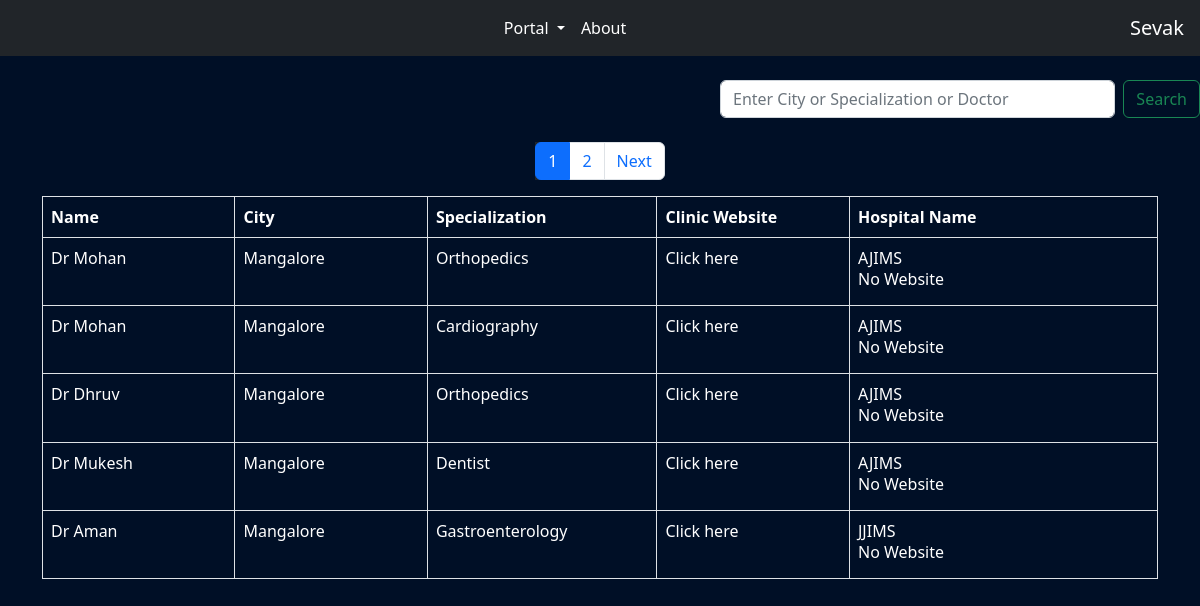
The app's page /patients/ with its own data.
### hck/models.py (models this page shows, shortened)
class Doctor(models.Model):
       SOME_CHOICES = (
  ("SELECT","SELECT"),
    ( "Gastroenterology","Gastroenterology(Discomfort in stomach,Digestive Disorders)"),
    ("Cardiography","Cardiography(Chest Pain)"),
    ("Radiology","Radiology(X-Ray)"),
    ("Orthopedics","Orthopedics(Injury,Fracture)"),
    ("Ophtalmology","Ophtalmology(Problem in Eyes)"),
    ("Psychiatry","Psychiatry(Depression,Mental Health)"),
    ("Dermatology","Dermatology(Skin Problem)"),
    ("Otolaryngologist","Otolaryngologist(Ear,Nose or Throat Issues)"),
    ("Nephrology","Nephrology(Kidney Disease)"),
    ("Dentist","Dentist(ToothCheck)"),
)
       hospital = models.ForeignKey(Hospital,on_delete=models.CASCADE)
       specialization=models.CharField(max_length=200,choices=SOME_CHOICES,default="--")
       name=models.CharField(max_length=100)
       clinic_website=models.URLField(null=True,blank=False)
       @property
       def city(self):
         return self.hospital.city

class Hospital(models.Model):
    user=models.ForeignKey(User,on_delete=models.CASCADE)
    date_established = models.DateField(null=True,blank=False)
    city = models.CharField(max_length=100,null=True,blank=False)
    pincode = models.CharField(max_length=6,null=True,blank=False)
    address=models.CharField(max_length=200,null=True,blank=False)
    website=models.URLField(null=True,blank=False)
    email=models.EmailField(null=True,blank=False)

### hck/views.py (the view)
# urls.py: path('patients/',patients,name='patients'),
def patients(request):
    if 'q' in request.GET:
        q = request.GET['q']
        table = Doctor.objects.filter(Q(name__icontains=q) | Q(specialization__icontains=q) | Q(hospital__city__icontains=q) )
    else:
        table = Doctor.objects.all()
    paginator = Paginator(table, 5)
    page_number = request.GET.get('page')
    page_obj = paginator.get_page(page_number)
    if request.method=="POST":
     form=PatientForm(request.POST)
     if form.is_valid():
        city=request.POST['city']
        symptoms=request.POST['symptoms']
        form.save(commit=False)
        user_data = Patient.objects.create(city=city,symptoms=symptoms)
        user_data.save()
        return render(request, 'hck/patient/patients.html',{"table":table,"page_obj":page_obj})
    else:
         form=PatientForm()
    return render(request,'hck/patient/patients.html',{"form":form,"table":table,"page_obj":page_obj})

### hck/forms.py
class PatientForm(forms.ModelForm):
    class Meta:
        model=Patient
        fields=["city","symptoms"]

### hck/templates/hck/patient/patients.html (shortened to what this page needs)
{% extends 'hck/hospital/hospitals.html' %}
{% block content %}
{% load crispy_forms_tags %}
<nav class="navbar navbar-dark navbar-expand-lg bg-dark">
  <div class="collapse navbar-collapse justify-content-left" id="navbarTogglerDemo03">
    <ul class="navbar-nav mx-auto">
      <li class="nav-item dropdown">
        <a class="nav-link dropdown-toggle active" href="#" role="button" data-bs-toggle="dropdown" aria-expanded="false">
          Portal
        </a>
      </li>
      <li class="nav-item">
        <a class="nav-link active" href="/about">About</a>
      </li>
    </ul>
    <a class="navbar-brand" href="/" style="font:verdana">Sevak</a>
  </div>
</nav>
<form class="d-flex"  role="search">
  <input class="form-control me-2" type="search" name='q' placeholder="Enter City or Specialization or Doctor" aria-label="Search">
  <button class="btn btn-outline-success" type="submit" >Search</button>
</form>
  <div class="container-sm" >
    <br>
<div class="pagination justify-content-center ">
  <ul class="pagination ">
    {% for num in page_obj.paginator.page_range %}
    {% if page_obj.number == num %}
    <li class="page-item active bg-dark">
      <a class="page-link" href="?page={{ num }}">{{ num }}</a>
    </li>
    {% else %}
    <li class="page-item">
      <a class="page-link" href="?page={{ num }}">{{ num }}</a>
    </li>
    {% endif %}
    {% endfor %}
    {% if page_obj.has_next %}
    <li class="page-item">
      <a class="page-link" href="?page={{ page_obj.next_page_number }}">Next</a>
    </li>
    {% endif %}
  </ul>
</div>
      <div class="table-responsive">
        <table class="table table-bordered table-fixed">
          <thead>
            <tr>
                <th style="width:10%;color:white">Name</th>
            <th style="width:10%;color:white">City</th>
            <th style="width:10%;color:white">Specialization</th>
            <th style="width:10%;color:white">Clinic Website</th>
            <th style="width:16%;color:white">Hospital Name</th>
            </tr>
          </thead>
          {% for task in page_obj %}
          <tbody>
              <tr>
                <td style="width:10%; color:white;">{{task.name}}</td>
                <td style="width:10%; color:white;">{{task.city}}</td>
                <td style="width:10%;color:white;">{{task.specialization}}</td>
                <td style="width:10%;">
                  {% if task.clinic_website is None %}
                <h6>No Website</h6> {% else %}
                  <a href='{{task.clinic_website}}' style="color:white;text-decoration:none">Click here</a></td>
                <td style="width:16%;color:white;">{{task.hospital.user|upper}}
                  {% endif %}
                  {% if task.website is None %}
                <h6>No Website</h6>
                {% else %}
                <a href='{{task.website}}' style="color:white;text-decoration:none">CLICK HERE</a></td>
                  {% endif %}
              </tr>
          </tbody>
          {% empty %}
          <h6>No items in list</h6>
      </table>
  </div>
          {% endfor %}
</div>
</div>
{% endblock content %}

### hck/templates/hck/hospital/hospitals.html (style rules this page uses)
body { background-color: #000f26; }
.form-control:not(:placeholder-shown) { border-color: #80bdff; box-shadow: 0 0 0 0.2rem rgba(0, 123, 255, 0.25); }

### hck/templates/hck/patient/patients.html (style rules this page uses)
.d-flex { display: flex; width: 100%; padding-top: 2%; }
.d-flex .form-control { margin-left: 60%; }

### records on screen
Doctor: name "Dr Mohan", city "Mangalore", specialization "Orthopedics", hospital.user "AJIMS"
Doctor: name "Dr Mohan", city "Mangalore", specialization "Cardiography", hospital.user "AJIMS"
Doctor: name "Dr Dhruv", city "Mangalore", specialization "Orthopedics", hospital.user "AJIMS"
Doctor: name "Dr Mukesh", city "Mangalore", specialization "Dentist", hospital.user "AJIMS"
Doctor: name "Dr Aman", city "Mangalore", specialization "Gastroenterology", hospital.user "JJIMS"

### other values on screen
{{ num }} "1"
{{ num }} "2"
